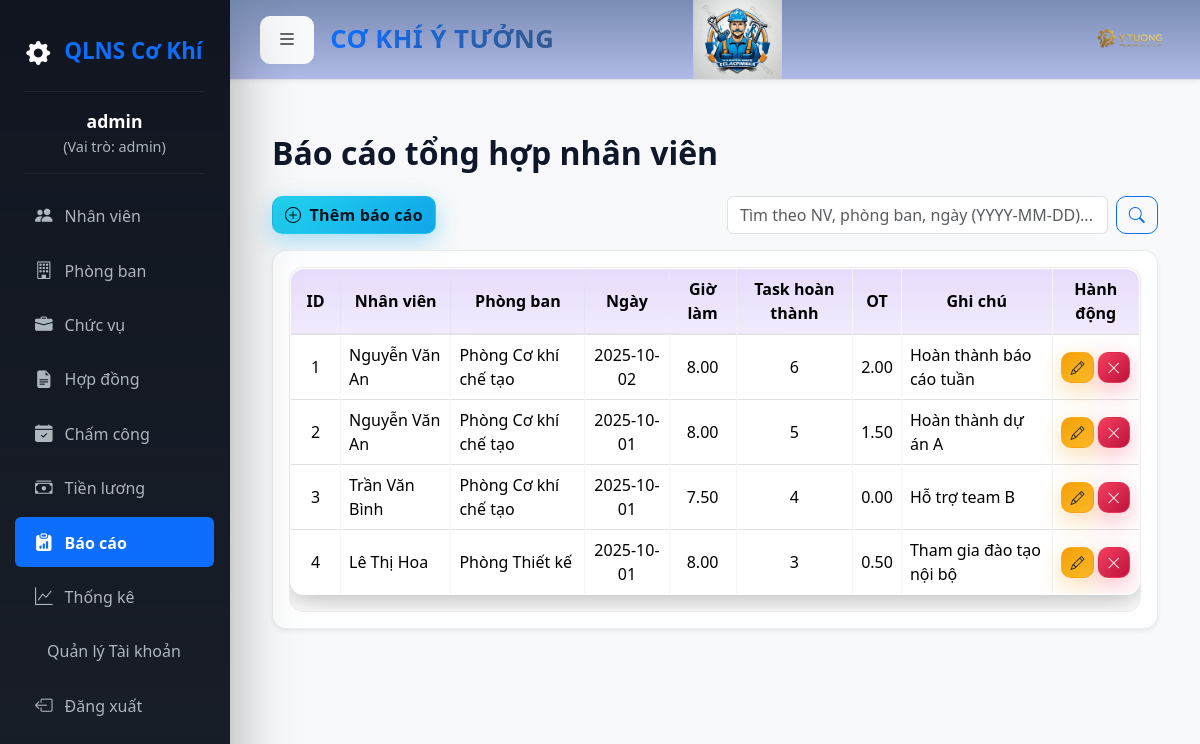
/reports.php (signed in), run on the app's committed database.
### tables this page shows
CREATE TABLE `reports` (
    `id` INT AUTO_INCREMENT PRIMARY KEY,
    `employee_id` INT NOT NULL,
    `date` DATE NOT NULL,
    `hours_worked` DECIMAL(5,2) DEFAULT 0,
    `tasks_completed` INT DEFAULT 0,
    `overtime_hours` DECIMAL(5,2) DEFAULT 0,
    `notes` TEXT,
    FOREIGN KEY (`employee_id`) REFERENCES `employees`(`id`) ON DELETE CASCADE
);

CREATE TABLE employees (
  id INT AUTO_INCREMENT PRIMARY KEY,
  employee_code VARCHAR(50) UNIQUE,
  full_name VARCHAR(200),
  dob DATE,
  gender ENUM('M','F'),
  address VARCHAR(255),
  phone VARCHAR(50),
  email VARCHAR(150),
  join_date DATE,
  department_id INT,
  position_id INT,
  FOREIGN KEY (department_id) REFERENCES departments(id),
  FOREIGN KEY (position_id) REFERENCES positions(id)
);

CREATE TABLE departments (
  id INT AUTO_INCREMENT PRIMARY KEY,
  name VARCHAR(150),
  code VARCHAR(50),
  description TEXT
);

### reports.php (the view, shortened to what this page needs)
<?php
include "inc/header.php";
$search_term = $_GET['search'] ?? '';
$params = [];
$sql = "
    SELECT r.*, e.full_name, d.name AS department_name
    FROM reports r
    LEFT JOIN employees e ON r.employee_id = e.id
    LEFT JOIN departments d ON e.department_id = d.id
";
$sql .= " ORDER BY r.date DESC";
$stmt = $pdo->prepare($sql);
$stmt->execute($params);
$reports = $stmt->fetchAll(PDO::FETCH_ASSOC);
?>
<div class="container-fluid mt-4">
    <h2 class="mb-4 fw-bold">Báo cáo tổng hợp nhân viên</h2>
    <div class="row mb-3">
        <div class="col-md-6 mb-2 mb-md-0">
            <button class="btn btn-success" data-bs-toggle="modal" data-bs-target="#addModal">
                <i class="bi bi-plus-circle me-1"></i> Thêm báo cáo
            </button>
        </div>
        <div class="col-md-6">
            <form method="GET" class="d-flex">
                <input type="text" name="search" class="form-control me-2"
                    placeholder="Tìm theo NV, phòng ban, ngày (YYYY-MM-DD)..."
                    value="<?= htmlspecialchars($search_term) ?>">
                <button type="submit" class="btn btn-outline-primary">
                    <i class="bi bi-search"></i>
                </button>
            </form>
        </div>
    </div>
    <div class="card shadow-sm glass">
        <div class="card-body">
            <div class="table-responsive">
                <table class="table table-bordered table-hover align-middle">
                    <thead class="text-center">
                        <tr>
                            <th width="50">ID</th>
                            <th>Nhân viên</th>
                            <th>Phòng ban</th>
                            <th>Ngày</th>
                            <th>Giờ làm</th>
                            <th>Task hoàn thành</th>
                            <th>OT</th>
                            <th>Ghi chú</th>
                            <th>Hành động</th>
                        </tr>
                    </thead>
                    <tbody>
                        <?php $stt = 1; ?>
                        <?php foreach($reports as $r): ?>
                        <tr>
                            <td class="text-center"><?= $stt++ ?></td>
                            <td><?= htmlspecialchars($r['full_name']) ?></td>
                            <td><?= htmlspecialchars($r['department_name']) ?></td>
                            <td class="text-center"><?= $r['date'] ?></td>
                            <td class="text-center"><?= $r['hours_worked'] ?></td>
                            <td class="text-center"><?= $r['tasks_completed'] ?></td>
                            <td class="text-center"><?= $r['overtime_hours'] ?></td>
                            <td><?= htmlspecialchars($r['notes']) ?></td>
                            <td class="text-center">
                                <button class="btn btn-warning btn-sm" data-bs-toggle="modal"
                                    data-bs-target="#editModal<?= $r['id'] ?>" title="Sửa">
                                    <i class="bi bi-pencil"></i>
                                </button>
                                <a href="?delete=<?= $r['id'] ?>" class="btn btn-danger btn-sm"
                                    onclick="return confirm('Xóa báo cáo này?')" title="Xóa">
                                    <i class="bi bi-x-lg"></i>
                                </a>
                            </td>
                        </tr>
                        <?php endforeach; ?>
                    </tbody>
                </table>
            </div>
        </div>
    </div>
</div>
<?php include "inc/footer.php"; ?>

### assets/css/style.css (style rules this page uses)
:root { --bg-1: #0b0f19; --bg-2: #0f172a; --panel: rgba(17, 25, 40, 0.65); --panel-border: rgba(255, 255, 255, 0.08); --text: #e2e8f0; --muted: #94a3b8; --primary: #7c3aed; --primary-600: #6d28d9; --primary-700: #5b21b6; --success: #22d3ee; --danger: #f43f5e; --warning: #f59e0b; --surface-blur: blur(12px); --radius: 14px; --shadow-sm: 0 6px 24px rgba(0, 0, 0, 0.25); --shadow-lg: 0 20px 60px rgba(0, 0, 0, 0.35); }
body { background: radial-gradient( 1200px 800px at 10% 10%, rgba(124, 58, 237, 0.16), transparent 40% ), radial-gradient( 900px 700px at 90% 20%, rgba(34, 211, 238, 0.12), transparent 45% ), radial-gradient( 800px 600px at 30% 80%, rgba(244, 63, 94, 0.1), transparent 45% ), linear-gradient(180deg, var(--bg-1), var(--bg-2)); color: var(--text); font-family: "Segoe UI", Tahoma, Geneva, Verdana, sans-serif; min-height: 100vh; -webkit-font-smoothing: antialiased; }
table { background: var(--panel); backdrop-filter: var(--surface-blur); -webkit-backdrop-filter: var(--surface-blur); border: 1px solid var(--panel-border); border-radius: var(--radius); overflow: hidden; box-shadow: var(--shadow-sm); }
table th, table td { vertical-align: middle; color: var(--text); border-color: rgba(148, 163, 184, 0.12) !important; }
table th { text-align: center; background: linear-gradient( 180deg, rgba(124, 58, 237, 0.18), rgba(124, 58, 237, 0.1) ); color: #faf5ff; }
.btn { border-radius: 10px; font-weight: 600; letter-spacing: 0.2px; transition: transform 0.2s ease, box-shadow 0.2s ease, background 0.2s ease; }
.btn-success { background: linear-gradient(135deg, var(--success), #0ea5e9); border: 1px solid rgba(34, 211, 238, 0.35); box-shadow: 0 8px 24px rgba(14, 165, 233, 0.35), inset 0 0 12px rgba(255, 255, 255, 0.04); color: #05121f; }
.btn-danger { background: linear-gradient(135deg, var(--danger), #be123c); border: 1px solid rgba(244, 63, 94, 0.4); box-shadow: 0 8px 24px rgba(190, 18, 60, 0.35), inset 0 0 12px rgba(255, 255, 255, 0.03); }
.glass { background: var(--panel); border: 1px solid var(--panel-border); backdrop-filter: var(--surface-blur); -webkit-backdrop-filter: var(--surface-blur); border-radius: var(--radius); box-shadow: var(--shadow-sm); }
@media (prefers-color-scheme: light) { :root { --bg-1: #f5f7fb; --bg-2: #e9eef7; --panel: rgba(255, 255, 255, 0.75); --panel-border: rgba(15, 23, 42, 0.08); --text: #0f172a; --muted: #475569; } }
@media (prefers-color-scheme: light) { body { color: var(--text); } }
@media (prefers-color-scheme: light) { table th { color: #2e1065; } }
.table-responsive { overflow-x: auto; -webkit-overflow-scrolling: touch; border-radius: var(--radius); border: 1px solid var(--panel-border); }
.card, .glass { transition: transform 0.2s ease, box-shadow 0.2s ease; }
.table { position: relative; isolation: isolate; }
.table thead th { position: sticky; top: 0; z-index: 2; backdrop-filter: var(--surface-blur); -webkit-backdrop-filter: var(--surface-blur); box-shadow: inset 0 -1px 0 rgba(255, 255, 255, 0.06), 0 2px 12px rgba(0, 0, 0, 0.15); }
.table::before { content: ""; position: absolute; inset: -1px; border-radius: calc(var(--radius) + 6px); background: radial-gradient( 1200px 400px at 20% -10%, rgba(124, 58, 237, 0.25), transparent 40% ), radial-gradient( 900px 300px at 120% -20%, rgba(34, 211, 238, 0.22), transparent 45% ); filter: blur(14px); z-index: -1; pointer-events: none; }
.table tbody tr { transition: transform 0.18s ease, box-shadow 0.18s ease, background 0.18s ease, border-color 0.18s ease; }
.table tbody tr + tr { border-top: 1px solid rgba(148, 163, 184, 0.08); }
.btn-warning, .btn-outline-warning { color: #1f2937; background: linear-gradient(135deg, var(--warning), #fbbf24); border: 1px solid rgba(245, 158, 11, 0.45); box-shadow: 0 8px 24px rgba(245, 158, 11, 0.35); }
.btn-danger, .btn-outline-danger { box-shadow: 0 8px 24px rgba(244, 63, 94, 0.35); }

### inc/header.php (style rules this page uses)
body { background-color: #f8f9fa; font-family: 'Segoe UI', Tahoma, Geneva, Verdana, sans-serif; overflow-x: hidden; }

### data on the page
reports: employee.full_name "Nguyễn Văn An", departments.name "Phòng Cơ khí chế tạo", date "2025-10-02", hours_worked "8.00", tasks_completed "6", overtime_hours "2.00", notes "Hoàn thành báo cáo tuần"
reports: employee.full_name "Nguyễn Văn An", departments.name "Phòng Cơ khí chế tạo", date "2025-10-01", hours_worked "8.00", tasks_completed "5", overtime_hours "1.50", notes "Hoàn thành dự án A"
reports: employee.full_name "Trần Văn Bình", departments.name "Phòng Cơ khí chế tạo", date "2025-10-01", hours_worked "7.50", tasks_completed "4", overtime_hours "0.00", notes "Hỗ trợ team B"
reports: employee.full_name "Lê Thị Hoa", departments.name "Phòng Thiết kế", date "2025-10-01", hours_worked "8.00", tasks_completed "3", overtime_hours "0.50", notes "Tham gia đào tạo nội bộ"

### other printed values
$_SESSION['username'] "admin"
$role "admin"
